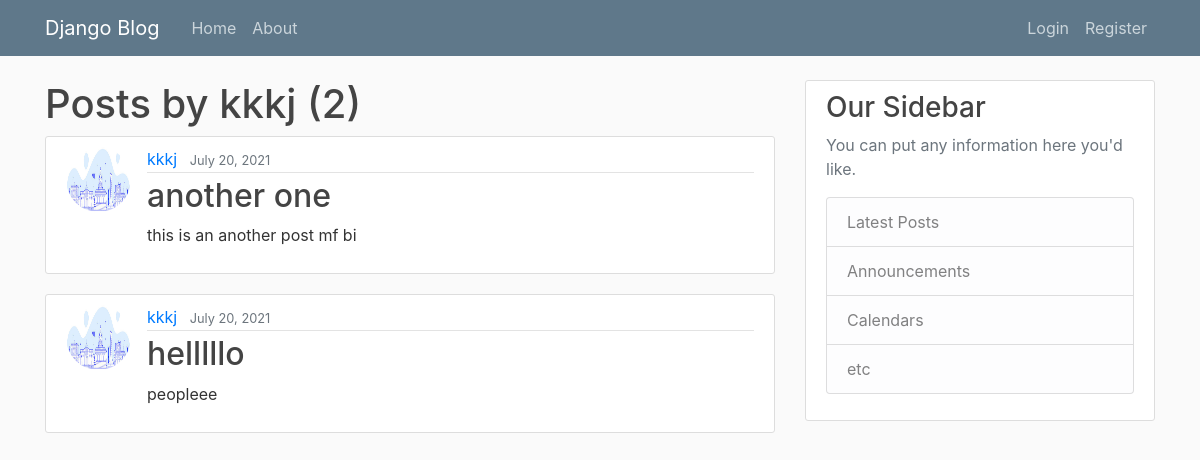
The app's page /post/kkkj/, older data.
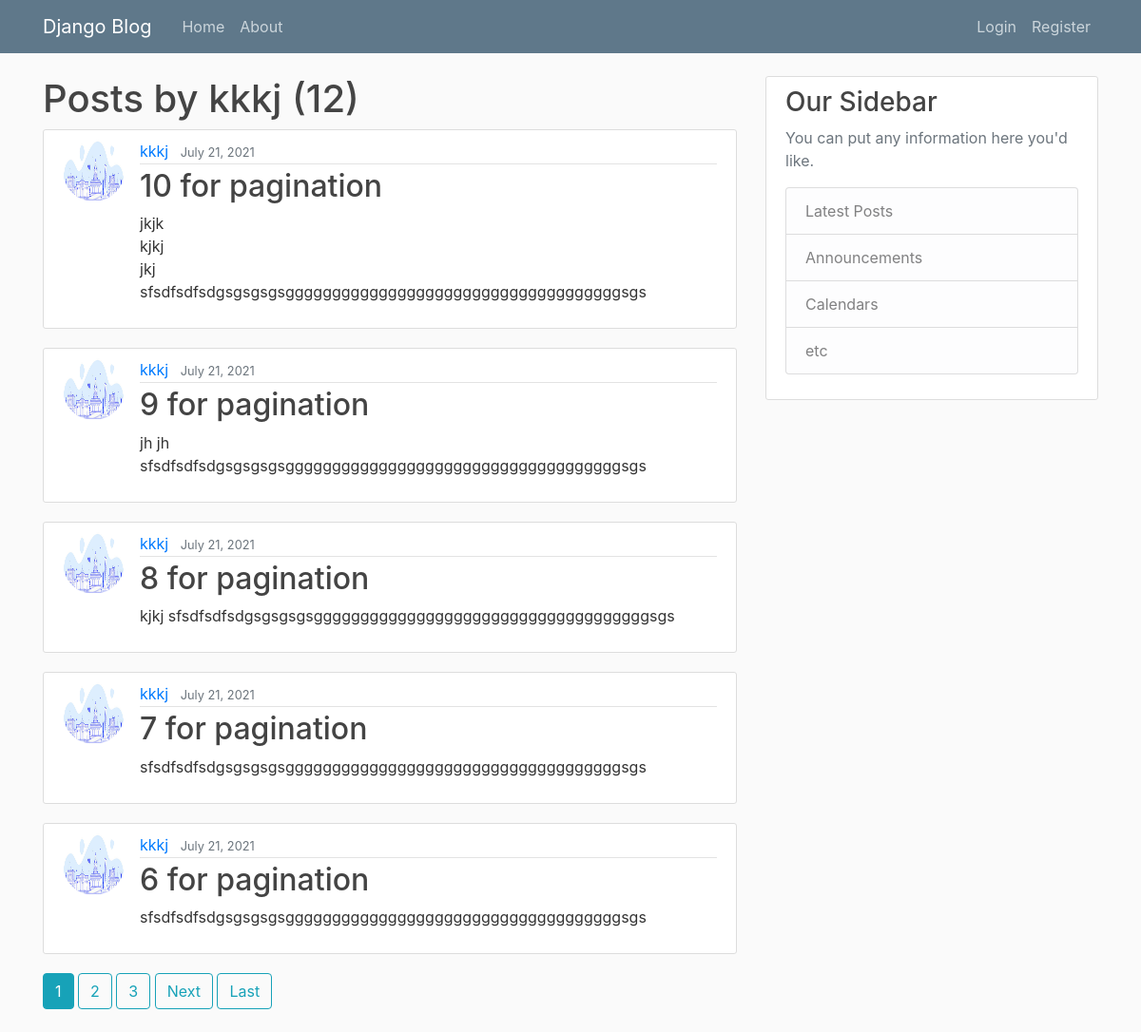
The same page, newer data.
### myblog/models.py (models this page shows, shortened)
class Post(models.Model):
    title = models.CharField(max_length=100)
    content = models.TextField()
    date_posted = models.DateTimeField(default=timezone.now)
    author = models.ForeignKey(User, on_delete=models.CASCADE)

### users/models.py (models this page shows, shortened)
class Profile(models.Model):
    user = models.OneToOneField(User, on_delete=models.CASCADE)
    image = models.ImageField(default='default.jpg', upload_to='profile_pics')

### myblog/views.py (the view)
# urls.py: path('post/<str:username>/', UserPostListView.as_view(), name='user-posts'),
class UserPostListView(ListView):
    model = Post
    template_name = 'myblog/user_posts.html'
    context_object_name = 'posts'
    paginate_by = 5
    def get_queryset(self):
        user = get_object_or_404(User, username = self.kwargs.get('username'))
        return Post.objects.filter(author=user).order_by('-date_posted')

### myblog/templates/myblog/user_posts.html (shortened to what this page needs)
{% extends 'myblog/base.html' %}
{% block content %}
    <h1>Posts by {{ view.kwargs.username }} ({{ page_obj.paginator.count }})</h1>
    {% for post in posts %}
    <article class="media content-section">
      <img src="{{ post.author.profile.image.url }}" class="rounded-circle article-img" alt="profile pic">
        <div class="media-body">
          <div class="article-metadata">
            <a class="mr-2" href="{% url 'user-posts' post.author.username %}">{{ post.author }}</a>
            <small class="text-muted">{{ post.date_posted|date:"F d, Y" }}</small>
          </div>
          <h2><a class="article-title" href="{% url 'post-detail' post.id %}">{{ post.title }}</a></h2>
          <p class="article-content">{{ post.content }}</p>
        </div>
      </article>
    {% endfor %}
    {% if is_paginated %}
      {% for num in page_obj.paginator.page_range %}
        {% if page_obj.number == num %}
         <a class="btn btn-info mb-4" href="?page={{ num }}">{{ num }}</a>
        {% elif num > page_obj.number|add:'-3' and num < page_obj.number|add:'3' %}
          <a class="btn btn-outline-info mb-4" href="?page={{ num }}">{{num}}</a>
        {% endif %}
      {% endfor %}
      {% if page_obj.has_next %}
      <a class="btn btn-outline-info mb-4" href="?page={{ page_obj.next_number }}">Next</a>
      <a class="btn btn-outline-info mb-4" href="?page={{ page_obj.paginator.num_pages }}">Last</a>
      {% endif %}
    {% endif %}
{% endblock content %}

### myblog/templates/myblog/base.html (shortened to what this page needs)
{% load static %}
<!DOCTYPE html>
<html lang="en">
<head>
    <link rel="stylesheet" href="https://stackpath.bootstrapcdn.com/bootstrap/4.3.1/css/bootstrap.min.css">
    <link rel="stylesheet" type="text/css" href="{% static 'myblog/main.css' %}">
</head>
<body>
    <header class="site-header">
        <nav class="navbar navbar-expand-md navbar-dark bg-steel fixed-top">
          <div class="container">
            <a class="navbar-brand mr-4" href="{% url 'site-home' %}">Django Blog</a>
            <div class="collapse navbar-collapse" id="navbarToggle">
              <div class="navbar-nav mr-auto">
                <a class="nav-item nav-link" href="{% url 'site-home' %}">Home</a>
                <a class="nav-item nav-link" href="{% url 'site-about' %}">About</a>
              </div>
              <div class="navbar-nav">
                {% if user.is_authenticated %}
                <a class="nav-item nav-link" href="{% url 'post-create' %}">Create Post</a>
                <a class="nav-item nav-link" href="{% url 'logout' %}">Logout</a>
                <a class="nav-item nav-link" href="{% url 'profile' %}">Profile</a>
                {% else %}
                  <a class="nav-item nav-link" href="{% url 'login' %}">Login</a>
                  <a class="nav-item nav-link" href="{% url 'register' %}">Register</a>
                {% endif %}
              </div>
            </div>
          </div>
        </nav>
      </header>
        <main role="main" class="container">
            <div class="row">
              <div class="col-md-8">
                {% block content %}{% endblock %}
              </div>
              <div class="col-md-4">
                <div class="content-section">
                  <h3>Our Sidebar</h3>
                  <p class='text-muted'>You can put any information here you'd like.
                    <ul class="list-group">
                      <li class="list-group-item list-group-item-light">Latest Posts</li>
                      <li class="list-group-item list-group-item-light">Announcements</li>
                      <li class="list-group-item list-group-item-light">Calendars</li>
                      <li class="list-group-item list-group-item-light">etc</li>
                    </ul>
                  </p>
                </div>
              </div>
            </div>
          </main>
</body>
</html>

### myblog/static/myblog/main.css (style rules this page uses)
body { background: #fafafa; color: #333333; margin-top: 5rem; }
h1, h2, h3, h4, h5, h6 { color: #444444; }
ul { margin: 0; }
.bg-steel { background-color: #5f788a; }
.site-header .navbar-nav .nav-link { color: #cbd5db; }
.content-section { background: #ffffff; padding: 10px 20px; border: 1px solid #dddddd; border-radius: 3px; margin-bottom: 20px; }
.article-title { color: #444444; }
.article-content { white-space: pre-line; }
.article-img { height: 65px; width: 65px; margin-right: 16px; }
.article-metadata { padding-bottom: 1px; margin-bottom: 4px; border-bottom: 1px solid #e3e3e3 }

Row changes from the older to the newer data that the page shows:
no longer on this page (row unchanged): Post: author.profile.image (placeholder picture), author "kkkj", date_posted "July 20, 2021", title "another one", content "this is an another post mf bi"
no longer on this page (row unchanged): Post: author.profile.image (placeholder picture), author "kkkj", date_posted "July 20, 2021", title "helllllo", content "peopleee"
added Post: author.profile.image (placeholder picture), author "kkkj", date_posted "July 21, 2021", title "10 for pagination", content "jkjk kjkj jkj sfsdfsdfsdgsgsgsgsggggggggggggggggggggggggggggggggggggsgs"
added Post: author.profile.image (placeholder picture), author "kkkj", date_posted "July 21, 2021", title "9 for pagination", content "jh jh sfsdfsdfsdgsgsgsgsggggggggggggggggggggggggggggggggggggsgs"
added Post: author.profile.image (placeholder picture), author "kkkj", date_posted "July 21, 2021", title "8 for pagination", content "kjkj sfsdfsdfsdgsgsgsgsggggggggggggggggggggggggggggggggggggsgs"
added Post: author.profile.image (placeholder picture), author "kkkj", date_posted "July 21, 2021", title "7 for pagination", content "sfsdfsdfsdgsgsgsgsggggggggggggggggggggggggggggggggggggsgs"
added Post: author.profile.image (placeholder picture), author "kkkj", date_posted "July 21, 2021", title "6 for pagination", content "sfsdfsdfsdgsgsgsgsggggggggggggggggggggggggggggggggggggsgs"
Text that changed along with them:
{{ page_obj.paginator.count }}: "2" → "12"
new list line: "1"
new list line: "2"
new list line: "3"
text now shown: "Next Last"
